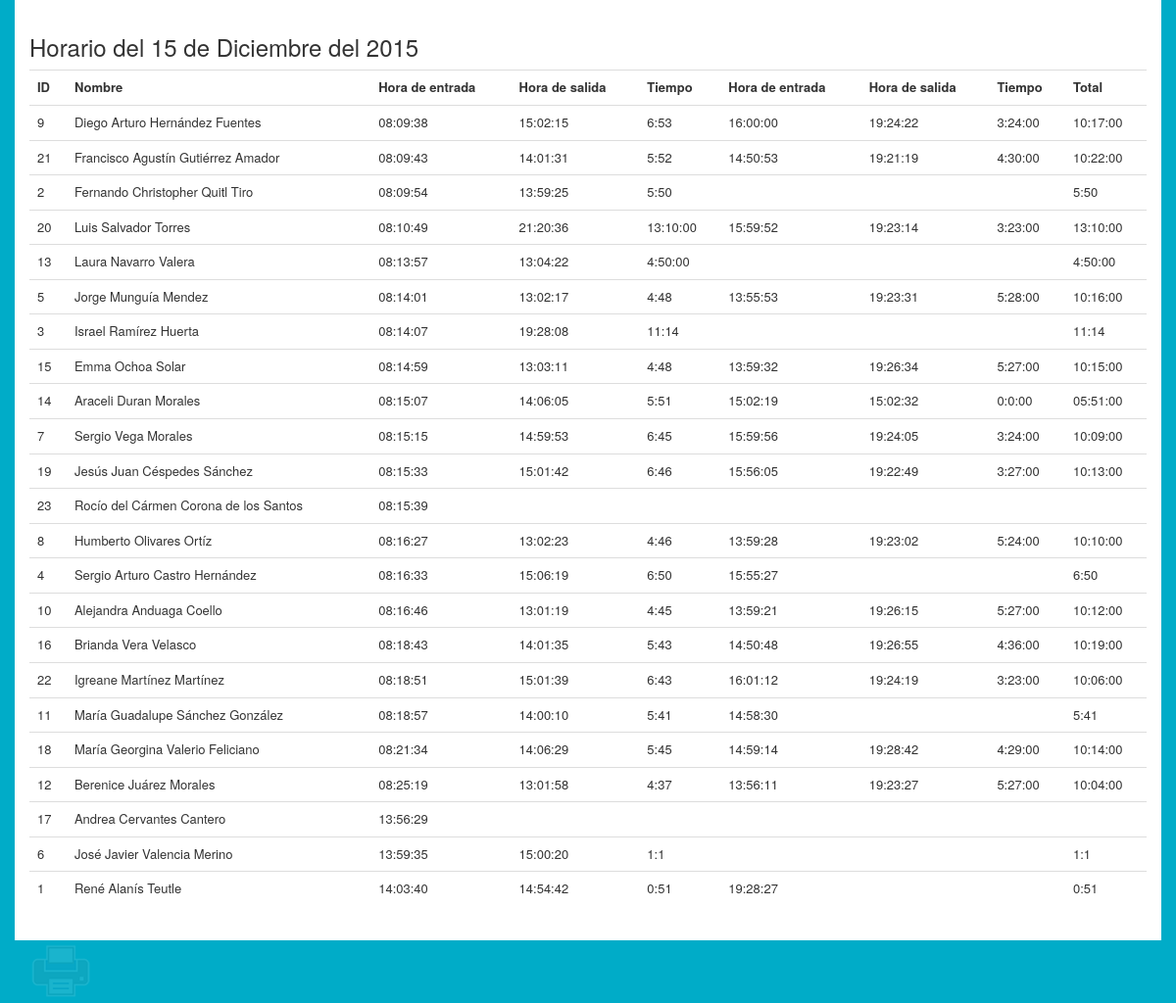
/horario-diario.php?date=2015-12-15, run on the app's committed database.
### tables this page shows
CREATE TABLE IF NOT EXISTS `horario` (
  `idhorario` int(11) NOT NULL AUTO_INCREMENT,
  `dia_entrada` date DEFAULT NULL,
  `hora_entrada` time DEFAULT NULL,
  `dia_salida` date DEFAULT NULL,
  `hora_salida` time DEFAULT NULL,
  `tiempo` varchar(8) NOT NULL,
  `tiempo_decimal` float(5,2) NOT NULL,
  `despues_entrada` time DEFAULT NULL,
  `despues_salida` time DEFAULT NULL,
  `despues_tiempo` varchar(8) DEFAULT NULL,
  `despues_tiempo_decimal` float(5,2) DEFAULT NULL,
  `total` varchar(8) DEFAULT NULL,
  `total_decimal` float(5,2) DEFAULT NULL,
  `personal_idpersonal` int(11) NOT NULL,
  PRIMARY KEY (`idhorario`,`personal_idpersonal`),
  KEY `fk_horario_personal1_idx` (`personal_idpersonal`)
);

CREATE TABLE IF NOT EXISTS `personal` (
  `idpersonal` int(11) NOT NULL AUTO_INCREMENT,
  `nombre` varchar(45) DEFAULT NULL,
  `apellidos` varchar(45) DEFAULT NULL,
  `foto` varchar(100) DEFAULT NULL,
  `tolerancia` time NOT NULL,
  `privilegios_idprivilegios` int(11) NOT NULL,
  `usuario_idusuario` int(11) NOT NULL,
  PRIMARY KEY (`idpersonal`,`privilegios_idprivilegios`),
  KEY `fk_personal_privilegios1_idx` (`privilegios_idprivilegios`),
  KEY `fk_personal_usuario1_idx` (`usuario_idusuario`)
);

### horario-diario.php (the view, shortened to what this page needs)
<html>
<head>
<link rel="stylesheet" type="text/css" href="css/bootstrap.min.css">
<link rel="stylesheet" type="text/css" href="css/imprimir.css">
<link rel="stylesheet" type="text/css" href="css/main.css">
</head>
<body>
<?php
$fecha =  $_GET['date'];
$annio = substr($fecha, 0,4);
$mes = substr($fecha, 5,2);
$dia = substr($fecha, 8,2);
$meses = array('01' =>  'Enero',
			'02' =>  'Febrero',
			'03' =>  'Marzo',
			'04' =>  'Abril',
			'05' =>  'Mayo',
			'06' =>  'Junio',
			'07' =>  'Julio',
			'08' =>  'Agosto',
			'09' =>  'Septiembre',
			'10' =>  'Octubre',
			'11' =>  'Noviembre',
			'12' =>  'Diciembre',);
$nombre_mes = $meses[$mes];
	?>
	<div class="container">
		<div class="row horario">
			<h3>Horario del <?php echo $dia." de ".$nombre_mes. " del ".$annio; ?></h3>
			<div class="table-responsive">
				<table class="table">
					<tr>
						<th>ID</th>
						<th>Nombre</th>
						<th>Hora de entrada</th>
						<th>Hora de salida</th>
						<th>Tiempo</th>
						<th>Hora de entrada</th>
						<th>Hora de salida</th>
						<th>Tiempo</th>
						<th>Total</th>
					</tr>
					<?php
						include('conexion.php');
						$datos = "select idpersonal,nombre,apellidos,dia_entrada,hora_entrada,hora_salida,tiempo,despues_entrada,despues_salida,despues_tiempo,total from horario,personal where personal.idpersonal = horario.personal_idpersonal and dia_entrada = '$fecha' order by hora_entrada";
						$horario = mysql_query($datos, $conexion) or die(mysql_error());
						while ($rows = mysql_fetch_assoc($horario)) {
							echo "<tr>";
							$idpersonal = $rows['idpersonal'];
							echo "<td>".$idpersonal."</td>";
							$nombre = $rows['nombre']. " " .$apellido = $rows['apellidos'];
							echo "<td>".$nombre."</td>";
							$entrada = $rows['hora_entrada'];
							echo "<td>".$entrada."</td>";
							$salida = $rows['hora_salida'];
							echo "<td>".$salida."</td>";
							$tiempo = $rows['tiempo'];
							echo "<td>".$tiempo."</td>";
							$entrada = $rows['despues_entrada'];
							echo "<td>".$entrada."</td>";
							$salida = $rows['despues_salida'];
							echo "<td>".$salida."</td>";
							$tiempo = $rows['despues_tiempo'];
							echo "<td>".$tiempo."</td>";
							$total = $rows['total'];
							echo "<td>".$total."</td>";
							echo "</tr>";
						}
					?>
				</table>
			</div>
		</div>
		<button onclick='window.print()' type='button' id='btnImprimir'></button>
	</div>
</body>

### css/imprimir.css (style rules this page uses)
#btnImprimir { background: url(img/imprimir.png); border: 0; width: 64px; height: 64px; }
#btnImprimir { opacity: 0.1; }

### css/main.css (style rules this page uses)
body { background-color: rgb(0,172,200); }
.header, .menu, .register, .horario { background-color: white; padding: 15px; }
table { font-size: 13px; }

### data on the page
horario: personal.idpersonal "9", personal.nombre+apellidos "Diego Arturo Hernández Fuentes", hora_entrada "08:09:38", hora_salida "15:02:15", tiempo "6:53", despues_entrada "16:00:00", despues_salida "19:24:22", despues_tiempo "3:24:00", total "10:17:00"
horario: personal.idpersonal "21", personal.nombre+apellidos "Francisco Agustín Gutiérrez Amador", hora_entrada "08:09:43", hora_salida "14:01:31", tiempo "5:52", despues_entrada "14:50:53", despues_salida "19:21:19", despues_tiempo "4:30:00", total "10:22:00"
horario: personal.idpersonal "2", personal.nombre+apellidos "Fernando Christopher Quitl Tiro", hora_entrada "08:09:54", hora_salida "13:59:25", tiempo "5:50", total "5:50"
horario: personal.idpersonal "20", personal.nombre+apellidos "Luis Salvador Torres", hora_entrada "08:10:49", hora_salida "21:20:36", tiempo "13:10:00", despues_entrada "15:59:52", despues_salida "19:23:14", despues_tiempo "3:23:00", total "13:10:00"
horario: personal.idpersonal "13", personal.nombre+apellidos "Laura Navarro Valera", hora_entrada "08:13:57", hora_salida "13:04:22", tiempo "4:50:00", total "4:50:00"
horario: personal.idpersonal "5", personal.nombre+apellidos "Jorge Munguía Mendez", hora_entrada "08:14:01", hora_salida "13:02:17", tiempo "4:48", despues_entrada "13:55:53", despues_salida "19:23:31", despues_tiempo "5:28:00", total "10:16:00"
horario: personal.idpersonal "3", personal.nombre+apellidos "Israel Ramírez Huerta", hora_entrada "08:14:07", hora_salida "19:28:08", tiempo "11:14", total "11:14"
horario: personal.idpersonal "15", personal.nombre+apellidos "Emma Ochoa Solar", hora_entrada "08:14:59", hora_salida "13:03:11", tiempo "4:48", despues_entrada "13:59:32", despues_salida "19:26:34", despues_tiempo "5:27:00", total "10:15:00"
horario: personal.idpersonal "14", personal.nombre+apellidos "Araceli Duran Morales", hora_entrada "08:15:07", hora_salida "14:06:05", tiempo "5:51", despues_entrada "15:02:19", despues_salida "15:02:32", despues_tiempo "0:0:00", total "05:51:00"
horario: personal.idpersonal "7", personal.nombre+apellidos "Sergio Vega Morales", hora_entrada "08:15:15", hora_salida "14:59:53", tiempo "6:45", despues_entrada "15:59:56", despues_salida "19:24:05", despues_tiempo "3:24:00", total "10:09:00"
horario: personal.idpersonal "19", personal.nombre+apellidos "Jesús Juan Céspedes Sánchez", hora_entrada "08:15:33", hora_salida "15:01:42", tiempo "6:46", despues_entrada "15:56:05", despues_salida "19:22:49", despues_tiempo "3:27:00", total "10:13:00"
horario: personal.idpersonal "23", personal.nombre+apellidos "Rocío del Cármen Corona de los Santos", hora_entrada "08:15:39"
horario: personal.idpersonal "8", personal.nombre+apellidos "Humberto Olivares Ortíz", hora_entrada "08:16:27", hora_salida "13:02:23", tiempo "4:46", despues_entrada "13:59:28", despues_salida "19:23:02", despues_tiempo "5:24:00", total "10:10:00"
horario: personal.idpersonal "4", personal.nombre+apellidos "Sergio Arturo Castro Hernández", hora_entrada "08:16:33", hora_salida "15:06:19", tiempo "6:50", despues_entrada "15:55:27", total "6:50"
horario: personal.idpersonal "10", personal.nombre+apellidos "Alejandra Anduaga Coello", hora_entrada "08:16:46", hora_salida "13:01:19", tiempo "4:45", despues_entrada "13:59:21", despues_salida "19:26:15", despues_tiempo "5:27:00", total "10:12:00"
horario: personal.idpersonal "16", personal.nombre+apellidos "Brianda Vera Velasco", hora_entrada "08:18:43", hora_salida "14:01:35", tiempo "5:43", despues_entrada "14:50:48", despues_salida "19:26:55", despues_tiempo "4:36:00", total "10:19:00"
horario: personal.idpersonal "22", personal.nombre+apellidos "Igreane Martínez Martínez", hora_entrada "08:18:51", hora_salida "15:01:39", tiempo "6:43", despues_entrada "16:01:12", despues_salida "19:24:19", despues_tiempo "3:23:00", total "10:06:00"
horario: personal.idpersonal "11", personal.nombre+apellidos "María Guadalupe Sánchez González", hora_entrada "08:18:57", hora_salida "14:00:10", tiempo "5:41", despues_entrada "14:58:30", total "5:41"
horario: personal.idpersonal "18", personal.nombre+apellidos "María Georgina Valerio Feliciano", hora_entrada "08:21:34", hora_salida "14:06:29", tiempo "5:45", despues_entrada "14:59:14", despues_salida "19:28:42", despues_tiempo "4:29:00", total "10:14:00"
horario: personal.idpersonal "12", personal.nombre+apellidos "Berenice Juárez Morales", hora_entrada "08:25:19", hora_salida "13:01:58", tiempo "4:37", despues_entrada "13:56:11", despues_salida "19:23:27", despues_tiempo "5:27:00", total "10:04:00"
horario: personal.idpersonal "17", personal.nombre+apellidos "Andrea Cervantes Cantero", hora_entrada "13:56:29"
horario: personal.idpersonal "6", personal.nombre+apellidos "José Javier Valencia Merino", hora_entrada "13:59:35", hora_salida "15:00:20", tiempo "1:1", total "1:1"
horario: personal.idpersonal "1", personal.nombre+apellidos "René Alanís Teutle", hora_entrada "14:03:40", hora_salida "14:54:42", tiempo "0:51", despues_entrada "19:28:27", total "0:51"

### other printed values
$dia "15"
$nombre_mes "Diciembre"
$annio "2015"
